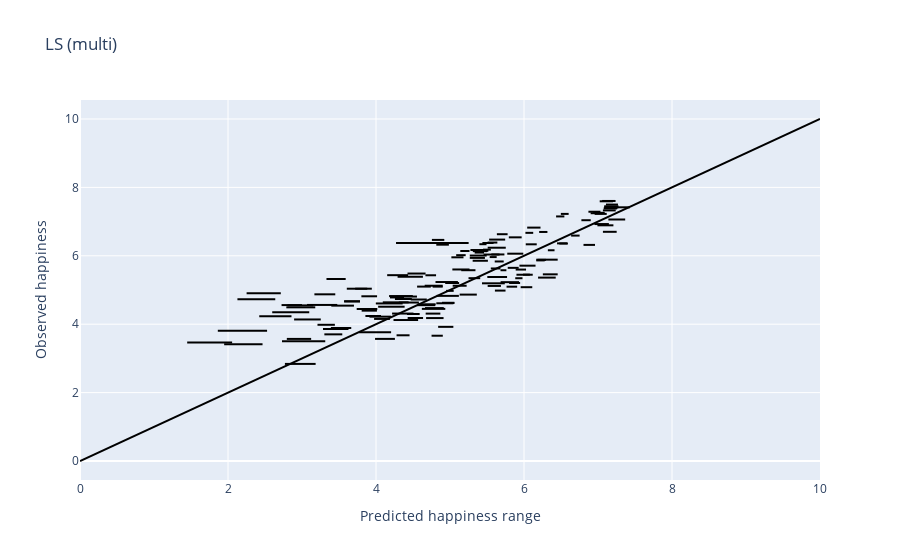

The notebook cell this image was saved under:
### Markdown cell above
And use it to visualize the range of perturbed predictions for 150 test set happiness for each fit.

### Code cell
test_sample_id = np.random.choice(happiness_test_clean.shape[0], 150, replace=False)
plot_prediction_range(ls_multi_test_pred_perturbed, 'LS (multi)', sample_index=test_sample_id)

### Figure 1 — Plotly figure (JSON) as saved in the notebook; plotly's stock layout.template omitted (floating-point values rounded to 4 significant figures)
{"data": [{"line": {"color": "black"}, "mode": "lines", "showlegend": false, "type": "scatter", "x": [3.209, 3.444], "y": [3.983, 3.983]}, {"line": {"color": "black"}, "mode": "lines", "showlegend": false, "type": "scatter", "x": [3.911, 4.202], "y": [4.22, 4.22]}, {"line": {"color": "black"}, "mode": "lines", "showlegend": false, "type": "scatter", "x": [3.997, 4.36], "y": [4.607, 4.607]}, {"line": {"color": "black"}, "mode": "lines", "showlegend": false, "type": "scatter", "x": [4.029, 4.387], "y": [4.511, 4.511]}, {"line": {"color": "black"}, "mode": "lines", "showlegend": false, "type": "scatter", "x": [4.092, 4.441], "y": [4.64, 4.64]}, {"line": {"color": "black"}, "mode": "lines", "showlegend": false, "type": "scatter", "x": [6.019, 6.124], "y": [6.671, 6.671]}, {"line": {"color": "black"}, "mode": "lines", "showlegend": false, "type": "scatter", "x": [6.205, 6.316], "y": [6.697, 6.697]}, {"line": {"color": "black"}, "mode": "lines", "showlegend": false, "type": "scatter", "x": [5.559, 5.735], "y": [6.039, 6.039]}, {"line": {"color": "black"}, "mode": "lines", "showlegend": false, "type": "scatter", "x": [6.871, 7.033], "y": [7.289, 7.289]}, {"line": {"color": "black"}, "mode": "lines", "showlegend": false, "type": "scatter", "x": [6.934, 7.091], "y": [7.257, 7.257]}, {"line": {"color": "black"}, "mode": "lines", "showlegend": false, "type": "scatter", "x": [5.267, 5.496], "y": [6.007, 6.007]}, {"line": {"color": "black"}, "mode": "lines", "showlegend": false, "type": "scatter", "x": [5.276, 5.492], "y": [6.17, 6.17]}, {"line": {"color": "black"}, "mode": "lines", "showlegend": false, "type": "scatter", "x": [4.309, 4.579], "y": [4.633, 4.633]}, {"line": {"color": "black"}, "mode": "lines", "showlegend": false, "type": "scatter", "x": [4.554, 4.8], "y": [4.556, 4.556]}, {"line": {"color": "black"}, "mode": "lines", "showlegend": false, "type": "scatter", "x": [4.671, 4.87], "y": [4.31, 4.31]}, {"line": {"color": "black"}, "mode": "lines", "showlegend": false, "type": "scatter", "x": [6.951, 7.147], "y": [6.928, 6.928]}, {"line": {"color": "black"}, "mode": "lines", "showlegend": false, "type": "scatter", "x": [5.018, 5.182], "y": [5.956, 5.956]}, {"line": {"color": "black"}, "mode": "lines", "showlegend": false, "type": "scatter", "x": [5.955, 6.112], "y": [5.082, 5.082]}, {"line": {"color": "black"}, "mode": "lines", "showlegend": false, "type": "scatter", "x": [5.604, 5.726], "y": [5.834, 5.834]}, {"line": {"color": "black"}, "mode": "lines", "showlegend": false, "type": "scatter", "x": [3.772, 4.204], "y": [3.762, 3.762]}, {"line": {"color": "black"}, "mode": "lines", "showlegend": false, "type": "scatter", "x": [2.73, 3.314], "y": [3.505, 3.505]}, {"line": {"color": "black"}, "mode": "lines", "showlegend": false, "type": "scatter", "x": [5.438, 5.589], "y": [6.375, 6.375]}, {"line": {"color": "black"}, "mode": "lines", "showlegend": false, "type": "scatter", "x": [5.13, 5.362], "y": [4.865, 4.865]}, {"line": {"color": "black"}, "mode": "lines", "showlegend": false, "type": "scatter", "x": [5.764, 5.907], "y": [5.097, 5.097]}, {"line": {"color": "black"}, "mode": "lines", "showlegend": false, "type": "scatter", "x": [3.857, 4.067], "y": [4.24, 4.24]}, {"line": {"color": "black"}, "mode": "lines", "showlegend": false, "type": "scatter", "x": [3.719, 3.943], "y": [5.038, 5.038]}, {"line": {"color": "black"}, "mode": "lines", "showlegend": false, "type": "scatter", "x": [3.802, 4.014], "y": [4.816, 4.816]}, {"line": {"color": "black"}, "mode": "lines", "showlegend": false, "type": "scatter", "x": [7.082, 7.273], "y": [7.413, 7.413]}, {"line": {"color": "black"}, "mode": "lines", "showlegend": false, "type": "scatter", "x": [6.9, 7.065], "y": [7.245, 7.245]}, {"line": {"color": "black"}, "mode": "lines", "showlegend": false, "type": "scatter", "x": [2.724, 2.999], "y": [4.559, 4.559]}, {"line": {"color": "black"}, "mode": "lines", "showlegend": false, "type": "scatter", "x": [5.432, 5.74], "y": [5.196, 5.196]}, {"line": {"color": "black"}, "mode": "lines", "showlegend": false, "type": "scatter", "x": [5.508, 5.64], "y": [6.388, 6.388]}, {"line": {"color": "black"}, "mode": "lines", "showlegend": false, "type": "scatter", "x": [6.498, 6.603], "y": [7.225, 7.225]}, {"line": {"color": "black"}, "mode": "lines", "showlegend": false, "type": "scatter", "x": [5.504, 5.771], "y": [5.381, 5.381]}, {"line": {"color": "black"}, "mode": "lines", "showlegend": false, "type": "scatter", "x": [5.799, 5.947], "y": [5.205, 5.205]}, {"line": {"color": "black"}, "mode": "lines", "showlegend": false, "type": "scatter", "x": [5.774, 5.99], "y": [6.062, 6.062]}, {"line": {"color": "black"}, "mode": "lines", "showlegend": false, "type": "scatter", "x": [7.023, 7.202], "y": [7.594, 7.594]}, {"line": {"color": "black"}, "mode": "lines", "showlegend": false, "type": "scatter", "x": [4.292, 4.634], "y": [5.387, 5.387]}, {"line": {"color": "black"}, "mode": "lines", "showlegend": false, "type": "scatter", "x": [5.083, 5.212], "y": [6.018, 6.018]}, {"line": {"color": "black"}, "mode": "lines", "showlegend": false, "type": "scatter", "x": [5.139, 5.264], "y": [6.14, 6.14]}, {"line": {"color": "black"}, "mode": "lines", "showlegend": false, "type": "scatter", "x": [5.397, 5.494], "y": [6.339, 6.339]}, {"line": {"color": "black"}, "mode": "lines", "showlegend": false, "type": "scatter", "x": [4.418, 4.59], "y": [4.298, 4.298]}, {"line": {"color": "black"}, "mode": "lines", "showlegend": false, "type": "scatter", "x": [7.076, 7.258], "y": [7.385, 7.385]}, {"line": {"color": "black"}, "mode": "lines", "showlegend": false, "type": "scatter", "x": [7.084, 7.276], "y": [7.448, 7.448]}, {"line": {"color": "black"}, "mode": "lines", "showlegend": false, "type": "scatter", "x": [4.188, 4.379], "y": [4.782, 4.782]}, {"line": {"color": "black"}, "mode": "lines", "showlegend": false, "type": "scatter", "x": [4.236, 4.569], "y": [4.122, 4.122]}, {"line": {"color": "black"}, "mode": "lines", "showlegend": false, "type": "scatter", "x": [4.62, 4.936], "y": [4.448, 4.448]}, {"line": {"color": "black"}, "mode": "lines", "showlegend": false, "type": "scatter", "x": [3.283, 3.628], "y": [3.86, 3.86]}, {"line": {"color": "black"}, "mode": "lines", "showlegend": false, "type": "scatter", "x": [4.426, 4.67], "y": [5.481, 5.481]}, {"line": {"color": "black"}, "mode": "lines", "showlegend": false, "type": "scatter", "x": [4.755, 4.923], "y": [6.465, 6.465]}, {"line": {"color": "black"}, "mode": "lines", "showlegend": false, "type": "scatter", "x": [4.815, 4.985], "y": [6.325, 6.325]}, {"line": {"color": "black"}, "mode": "lines", "showlegend": false, "type": "scatter", "x": [3.168, 3.45], "y": [4.874, 4.874]}, {"line": {"color": "black"}, "mode": "lines", "showlegend": false, "type": "scatter", "x": [3.39, 3.666], "y": [3.889, 3.889]}, {"line": {"color": "black"}, "mode": "lines", "showlegend": false, "type": "scatter", "x": [2.795, 3.124], "y": [3.57, 3.57]}, {"line": {"color": "black"}, "mode": "lines", "showlegend": false, "type": "scatter", "x": [6.255, 6.455], "y": [5.458, 5.458]}, {"line": {"color": "black"}, "mode": "lines", "showlegend": false, "type": "scatter", "x": [6.19, 6.428], "y": [5.362, 5.362]}, {"line": {"color": "black"}, "mode": "lines", "showlegend": false, "type": "scatter", "x": [5.882, 5.98], "y": [5.344, 5.344]}, {"line": {"color": "black"}, "mode": "lines", "showlegend": false, "type": "scatter", "x": [5.987, 6.079], "y": [5.449, 5.449]}, {"line": {"color": "black"}, "mode": "lines", "showlegend": false, "type": "scatter", "x": [7.107, 7.27], "y": [7.498, 7.498]}, {"line": {"color": "black"}, "mode": "lines", "showlegend": false, "type": "scatter", "x": [4.677, 4.913], "y": [4.179, 4.179]}, {"line": {"color": "black"}, "mode": "lines", "showlegend": false, "type": "scatter", "x": [5.888, 6.028], "y": [5.597, 5.597]}, {"line": {"color": "black"}, "mode": "lines", "showlegend": false, "type": "scatter", "x": [4.766, 4.902], "y": [5.098, 5.098]}, {"line": {"color": "black"}, "mode": "lines", "showlegend": false, "type": "scatter", "x": [2.788, 3.179], "y": [4.493, 4.493]}, {"line": {"color": "black"}, "mode": "lines", "showlegend": false, "type": "scatter", "x": [6.776, 6.902], "y": [7.041, 7.041]}, {"line": {"color": "black"}, "mode": "lines", "showlegend": false, "type": "scatter", "x": [3.987, 4.255], "y": [3.57, 3.57]}, {"line": {"color": "black"}, "mode": "lines", "showlegend": false, "type": "scatter", "x": [3.739, 4.018], "y": [4.445, 4.445]}, {"line": {"color": "black"}, "mode": "lines", "showlegend": false, "type": "scatter", "x": [3.396, 3.702], "y": [4.543, 4.543]}, {"line": {"color": "black"}, "mode": "lines", "showlegend": false, "type": "scatter", "x": [3.605, 3.881], "y": [5.038, 5.038]}, {"line": {"color": "black"}, "mode": "lines", "showlegend": false, "type": "scatter", "x": [5.032, 5.263], "y": [5.6, 5.6]}, {"line": {"color": "black"}, "mode": "lines", "showlegend": false, "type": "scatter", "x": [4.273, 4.554], "y": [4.808, 4.808]}, {"line": {"color": "black"}, "mode": "lines", "showlegend": false, "type": "scatter", "x": [3.806, 4.013], "y": [4.396, 4.396]}, {"line": {"color": "black"}, "mode": "lines", "showlegend": false, "type": "scatter", "x": [5.446, 5.552], "y": [6.18, 6.18]}, {"line": {"color": "black"}, "mode": "lines", "showlegend": false, "type": "scatter", "x": [5.391, 5.518], "y": [6.146, 6.146]}, {"line": {"color": "black"}, "mode": "lines", "showlegend": false, "type": "scatter", "x": [5.333, 5.46], "y": [6.094, 6.094]}, {"line": {"color": "black"}, "mode": "lines", "showlegend": false, "type": "scatter", "x": [5.551, 5.682], "y": [5.63, 5.63]}, {"line": {"color": "black"}, "mode": "lines", "showlegend": false, "type": "scatter", "x": [4.892, 5.059], "y": [4.623, 4.623]}, {"line": {"color": "black"}, "mode": "lines", "showlegend": false, "type": "scatter", "x": [4.892, 5.059], "y": [4.623, 4.623]}, {"line": {"color": "black"}, "mode": "lines", "showlegend": false, "type": "scatter", "x": [6.192, 6.298], "y": [5.881, 5.881]}, {"line": {"color": "black"}, "mode": "lines", "showlegend": false, "type": "scatter", "x": [4.804, 5.107], "y": [5.233, 5.233]}, {"line": {"color": "black"}, "mode": "lines", "showlegend": false, "type": "scatter", "x": [1.862, 2.528], "y": [3.808, 3.808]}, {"line": {"color": "black"}, "mode": "lines", "showlegend": false, "type": "scatter", "x": [4.151, 4.434], "y": [5.434, 5.434]}, {"line": {"color": "black"}, "mode": "lines", "showlegend": false, "type": "scatter", "x": [6.166, 6.28], "y": [5.866, 5.866]}, {"line": {"color": "black"}, "mode": "lines", "showlegend": false, "type": "scatter", "x": [6.992, 7.208], "y": [6.891, 6.891]}, {"line": {"color": "black"}, "mode": "lines", "showlegend": false, "type": "scatter", "x": [7.066, 7.252], "y": [6.702, 6.702]}, {"line": {"color": "black"}, "mode": "lines", "showlegend": false, "type": "scatter", "x": [7.14, 7.367], "y": [7.061, 7.061]}, {"line": {"color": "black"}, "mode": "lines", "showlegend": false, "type": "scatter", "x": [4.935, 5.123], "y": [5.204, 5.204]}, {"line": {"color": "black"}, "mode": "lines", "showlegend": false, "type": "scatter", "x": [5.25, 5.408], "y": [5.346, 5.346]}, {"line": {"color": "black"}, "mode": "lines", "showlegend": false, "type": "scatter", "x": [4.278, 4.453], "y": [3.676, 3.676]}, {"line": {"color": "black"}, "mode": "lines", "showlegend": false, "type": "scatter", "x": [4.751, 4.903], "y": [3.663, 3.663]}, {"line": {"color": "black"}, "mode": "lines", "showlegend": false, "type": "scatter", "x": [3.068, 3.477], "y": [4.563, 4.563]}, {"line": {"color": "black"}, "mode": "lines", "showlegend": false, "type": "scatter", "x": [1.948, 2.467], "y": [3.417, 3.417]}, {"line": {"color": "black"}, "mode": "lines", "showlegend": false, "type": "scatter", "x": [5.536, 5.631], "y": [5.963, 5.963]}, {"line": {"color": "black"}, "mode": "lines", "showlegend": false, "type": "scatter", "x": [4.563, 4.806], "y": [4.582, 4.582]}, {"line": {"color": "black"}, "mode": "lines", "showlegend": false, "type": "scatter", "x": [6.637, 6.751], "y": [6.591, 6.591]}, {"line": {"color": "black"}, "mode": "lines", "showlegend": false, "type": "scatter", "x": [4.84, 5.045], "y": [3.923, 3.923]}, {"line": {"color": "black"}, "mode": "lines", "showlegend": false, "type": "scatter", "x": [5.78, 5.928], "y": [5.648, 5.648]}, {"line": {"color": "black"}, "mode": "lines", "showlegend": false, "type": "scatter", "x": [5.509, 5.754], "y": [6.236, 6.236]}, {"line": {"color": "black"}, "mode": "lines", "showlegend": false, "type": "scatter", "x": [6.043, 6.223], "y": [6.824, 6.824]}, {"line": {"color": "black"}, "mode": "lines", "showlegend": false, "type": "scatter", "x": [5.682, 5.762], "y": [5.578, 5.578]}, {"line": {"color": "black"}, "mode": "lines", "showlegend": false, "type": "scatter", "x": [5.607, 5.75], "y": [4.983, 4.983]}, {"line": {"color": "black"}, "mode": "lines", "showlegend": false, "type": "scatter", "x": [4.658, 4.901], "y": [5.125, 5.125]}, {"line": {"color": "black"}, "mode": "lines", "showlegend": false, "type": "scatter", "x": [2.805, 3.152], "y": [4.55, 4.55]}, {"line": {"color": "black"}, "mode": "lines", "showlegend": false, "type": "scatter", "x": [3.974, 4.188], "y": [4.154, 4.154]}, {"line": {"color": "black"}, "mode": "lines", "showlegend": false, "type": "scatter", "x": [4.947, 5.05], "y": [4.975, 4.975]}, {"line": {"color": "black"}, "mode": "lines", "showlegend": false, "type": "scatter", "x": [4.555, 4.741], "y": [5.1, 5.1]}, {"line": {"color": "black"}, "mode": "lines", "showlegend": false, "type": "scatter", "x": [4.256, 4.484], "y": [4.737, 4.737]}, {"line": {"color": "black"}, "mode": "lines", "showlegend": false, "type": "scatter", "x": [7.247, 7.432], "y": [7.418, 7.418]}, {"line": {"color": "black"}, "mode": "lines", "showlegend": false, "type": "scatter", "x": [6.955, 7.118], "y": [7.226, 7.226]}, {"line": {"color": "black"}, "mode": "lines", "showlegend": false, "type": "scatter", "x": [7.066, 7.239], "y": [7.327, 7.327]}, {"line": {"color": "black"}, "mode": "lines", "showlegend": false, "type": "scatter", "x": [4.428, 4.636], "y": [4.181, 4.181]}, {"line": {"color": "black"}, "mode": "lines", "showlegend": false, "type": "scatter", "x": [3.331, 3.59], "y": [5.322, 5.322]}, {"line": {"color": "black"}, "mode": "lines", "showlegend": false, "type": "scatter", "x": [7.056, 7.237], "y": [7.603, 7.603]}, {"line": {"color": "black"}, "mode": "lines", "showlegend": false, "type": "scatter", "x": [4.177, 4.497], "y": [4.823, 4.823]}, {"line": {"color": "black"}, "mode": "lines", "showlegend": false, "type": "scatter", "x": [4.469, 4.686], "y": [4.722, 4.722]}, {"line": {"color": "black"}, "mode": "lines", "showlegend": false, "type": "scatter", "x": [5.633, 5.778], "y": [6.631, 6.631]}, {"line": {"color": "black"}, "mode": "lines", "showlegend": false, "type": "scatter", "x": [5.509, 5.688], "y": [5.119, 5.119]}, {"line": {"color": "black"}, "mode": "lines", "showlegend": false, "type": "scatter", "x": [4.668, 4.812], "y": [5.431, 5.431]}, {"line": {"color": "black"}, "mode": "lines", "showlegend": false, "type": "scatter", "x": [6.322, 6.413], "y": [6.162, 6.162]}, {"line": {"color": "black"}, "mode": "lines", "showlegend": false, "type": "scatter", "x": [5.898, 6.118], "y": [5.447, 5.447]}, {"line": {"color": "black"}, "mode": "lines", "showlegend": false, "type": "scatter", "x": [5.938, 6.156], "y": [5.711, 5.711]}, {"line": {"color": "black"}, "mode": "lines", "showlegend": false, "type": "scatter", "x": [4.271, 5.252], "y": [6.375, 6.375]}, {"line": {"color": "black"}, "mode": "lines", "showlegend": false, "type": "scatter", "x": [5.453, 5.67], "y": [6.037, 6.037]}, {"line": {"color": "black"}, "mode": "lines", "showlegend": false, "type": "scatter", "x": [5.306, 5.512], "y": [5.855, 5.855]}, {"line": {"color": "black"}, "mode": "lines", "showlegend": false, "type": "scatter", "x": [5.152, 5.344], "y": [5.579, 5.579]}, {"line": {"color": "black"}, "mode": "lines", "showlegend": false, "type": "scatter", "x": [5.529, 5.746], "y": [6.474, 6.474]}, {"line": {"color": "black"}, "mode": "lines", "showlegend": false, "type": "scatter", "x": [2.252, 2.713], "y": [4.909, 4.909]}, {"line": {"color": "black"}, "mode": "lines", "showlegend": false, "type": "scatter", "x": [2.127, 2.639], "y": [4.733, 4.733]}, {"line": {"color": "black"}, "mode": "lines", "showlegend": false, "type": "scatter", "x": [3.57, 3.784], "y": [4.668, 4.668]}, {"line": {"color": "black"}, "mode": "lines", "showlegend": false, "type": "scatter", "x": [3.57, 3.784], "y": [4.668, 4.668]}, {"line": {"color": "black"}, "mode": "lines", "showlegend": false, "type": "scatter", "x": [4.818, 5.12], "y": [4.828, 4.828]}, {"line": {"color": "black"}, "mode": "lines", "showlegend": false, "type": "scatter", "x": [6.804, 6.959], "y": [6.319, 6.319]}, {"line": {"color": "black"}, "mode": "lines", "showlegend": false, "type": "scatter", "x": [4.815, 5.046], "y": [4.612, 4.612]}, {"line": {"color": "black"}, "mode": "lines", "showlegend": false, "type": "scatter", "x": [4.663, 4.916], "y": [4.471, 4.471]}, {"line": {"color": "black"}, "mode": "lines", "showlegend": false, "type": "scatter", "x": [2.893, 3.254], "y": [4.139, 4.139]}, {"line": {"color": "black"}, "mode": "lines", "showlegend": false, "type": "scatter", "x": [1.449, 2.056], "y": [3.462, 3.462]}, {"line": {"color": "black"}, "mode": "lines", "showlegend": false, "type": "scatter", "x": [6.446, 6.583], "y": [6.363, 6.363]}, {"line": {"color": "black"}, "mode": "lines", "showlegend": false, "type": "scatter", "x": [6.477, 6.593], "y": [6.359, 6.359]}, {"line": {"color": "black"}, "mode": "lines", "showlegend": false, "type": "scatter", "x": [5.036, 5.225], "y": [5.124, 5.124]}, {"line": {"color": "black"}, "mode": "lines", "showlegend": false, "type": "scatter", "x": [5.267, 5.472], "y": [5.939, 5.939]}, {"line": {"color": "black"}, "mode": "lines", "showlegend": false, "type": "scatter", "x": [2.769, 3.184], "y": [2.839, 2.839]}, {"line": {"color": "black"}, "mode": "lines", "showlegend": false, "type": "scatter", "x": [6.167, 6.455], "y": [5.887, 5.887]}, {"line": {"color": "black"}, "mode": "lines", "showlegend": false, "type": "scatter", "x": [5.684, 5.933], "y": [5.229, 5.229]}, {"line": {"color": "black"}, "mode": "lines", "showlegend": false, "type": "scatter", "x": [2.422, 2.858], "y": [4.233, 4.233]}, {"line": {"color": "black"}, "mode": "lines", "showlegend": false, "type": "scatter", "x": [4.217, 4.506], "y": [4.311, 4.311]}, {"line": {"color": "black"}, "mode": "lines", "showlegend": false, "type": "scatter", "x": [5.795, 5.968], "y": [6.54, 6.54]}, {"line": {"color": "black"}, "mode": "lines", "showlegend": false, "type": "scatter", "x": [6.434, 6.546], "y": [7.151, 7.151]}, {"line": {"color": "black"}, "mode": "lines", "showlegend": false, "type": "scatter", "x": [6.024, 6.172], "y": [6.336, 6.336]}, {"line": {"color": "black"}, "mode": "lines", "showlegend": false, "type": "scatter", "x": [5.308, 5.501], "y": [6.136, 6.136]}, {"line": {"color": "black"}, "mode": "lines", "showlegend": false, "type": "scatter", "x": [2.598, 3.098], "y": [4.348, 4.348]}, {"line": {"color": "black"}, "mode": "lines", "showlegend": false, "type": "scatter", "x": [3.302, 3.544], "y": [3.703, 3.703]}, {"line": {"color": "black"}, "mode": "lines", "showlegend": false, "type": "scatter", "x": [0, 10], "y": [0, 10]}], "layout": {"title": {"text": "LS (multi)"}, "xaxis": {"title": {"text": "Predicted happiness range"}}, "yaxis": {"title": {"text": "Observed happiness"}}}}
